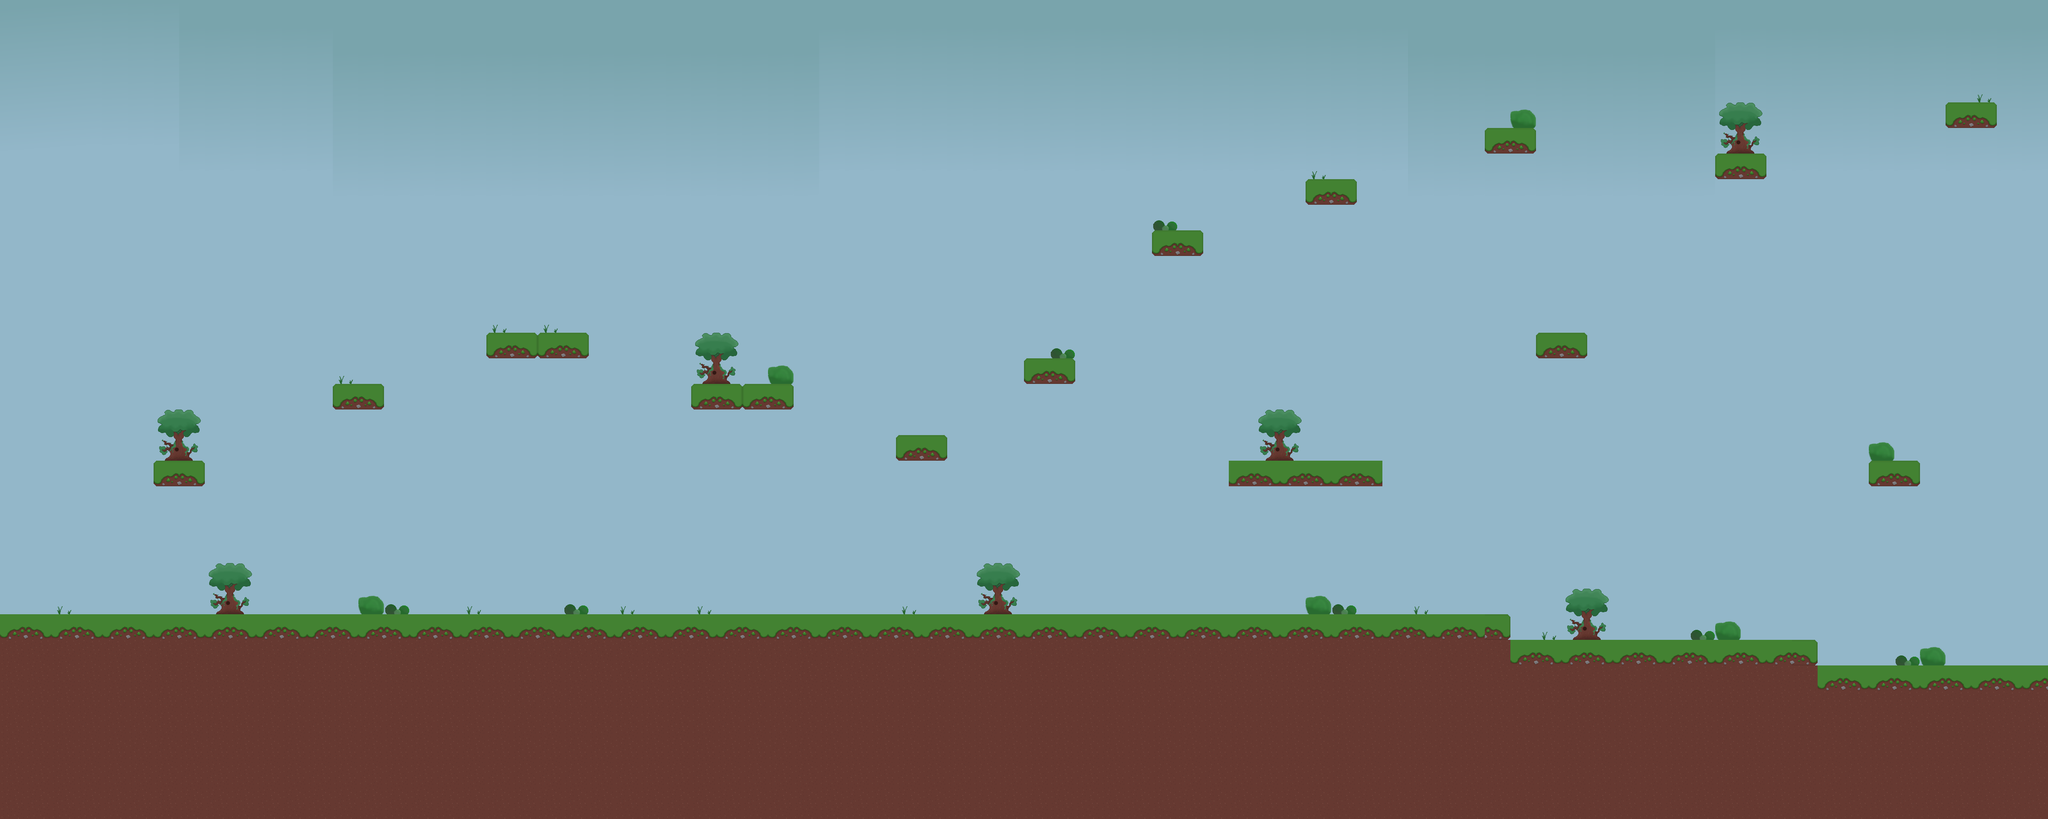

The image is a tile-based game level rendered from a .tmx file. Its description and source (layers, tilesets, objects; grid data summarised) follow:
An orthogonal 80x32 tile map with 64x64 px tiles, 3 tile layers (backgroundimg, background, collision), 3 tilesets and 35 objects (26x Spawn, 9x Enemy).

<map version="1.0" tiledversion="1.1.6" orientation="orthogonal" renderorder="right-down" width="80" height="32" tilewidth="64" tileheight="64" infinite="0" nextobjectid="37">
 <tileset firstgid="1" name="tilesheet" tilewidth="64" tileheight="64" tilecount="64" columns="8">
  <image source="tileset.png" width="512" height="512" />
  <tile id="0">
   <properties>
    <property name="collides" type="bool" value="true" />
   </properties>
  </tile>
  <tile id="1">
   <properties>
    <property name="collides" type="bool" value="true" />
   </properties>
  </tile>
  <tile id="2">
   <properties>
    <property name="collides" type="bool" value="true" />
   </properties>
  </tile>
  <tile id="3">
   <properties>
    <property name="collides" type="bool" value="true" />
   </properties>
  </tile>
  <tile id="4">
   <properties>
    <property name="collides" type="bool" value="true" />
   </properties>
  </tile>
  <tile id="5">
   <properties>
    <property name="collides" type="bool" value="true" />
   </properties>
  </tile>
  <tile id="6">
   <properties>
    <property name="collides" type="bool" value="true" />
   </properties>
  </tile>
  <tile id="7">
   <properties>
    <property name="collides" type="bool" value="true" />
   </properties>
  </tile>
  <tile id="8">
   <properties>
    <property name="collides" type="bool" value="true" />
   </properties>
  </tile>
  <tile id="9">
   <properties>
    <property name="collides" type="bool" value="true" />
   </properties>
  </tile>
  <tile id="10">
   <properties>
    <property name="collides" type="bool" value="true" />
   </properties>
  </tile>
  <tile id="11">
   <properties>
    <property name="collides" type="bool" value="true" />
   </properties>
  </tile>
  <tile id="12">
   <properties>
    <property name="collides" type="bool" value="true" />
   </properties>
  </tile>
  <tile id="13">
   <properties>
    <property name="collides" type="bool" value="true" />
   </properties>
  </tile>
  <tile id="14">
   <properties>
    <property name="collides" type="bool" value="true" />
   </properties>
  </tile>
  <tile id="15">
   <properties>
    <property name="collides" type="bool" value="true" />
   </properties>
  </tile>
 </tileset>
 <tileset firstgid="65" name="assets" tilewidth="64" tileheight="64" tilecount="25" columns="5">
  <image source="assets.png" width="320" height="320" />
 </tileset>
 <tileset firstgid="90" name="sky" tilewidth="64" tileheight="64" tilecount="600" columns="20">
  <image source="Sky.png" width="1280" height="1920" />
 </tileset>
 <layer name="backgroundimg" width="80" height="32">
  <data>[2560 cells, 2445 non-empty, 54 distinct tile ids]</data>
 </layer>
 <layer name="background" width="80" height="32">
  <data>[2560 cells, 54 non-empty, 7 distinct tile ids]</data>
 </layer>
 <layer name="collision" width="80" height="32">
  <data>[2560 cells, 646 non-empty, 5 distinct tile ids]</data>
 </layer>
 <objectgroup name="object">
  <object id="1" name="playerSpawn" type="Spawn" x="128" y="1408">
   <point />
  </object>
  <object id="2" name="LevelEnd" type="Spawn" x="4928" y="128">
   <point />
  </object>
  <object id="3" name="coin" type="Spawn" x="896" y="896">
   <point />
  </object>
  <object id="4" name="coin" type="Spawn" x="448" y="1088">
   <point />
  </object>
  <object id="5" name="coin" type="Spawn" x="1280" y="768">
   <point />
  </object>
  <object id="6" name="coin" type="Spawn" x="1408" y="768">
   <point />
  </object>
  <object id="7" name="coin" type="Spawn" x="640" y="1472">
   <point />
  </object>
  <object id="8" name="coin" type="Spawn" x="3264" y="1088">
   <point />
  </object>
  <object id="9" name="coin" type="Spawn" x="2304" y="1024">
   <point />
  </object>
  <object id="10" name="coin" type="Spawn" x="1856" y="896">
   <point />
  </object>
  <object id="11" name="coin" type="Spawn" x="1152" y="1472">
   <point />
  </object>
  <object id="12" name="coin" type="Spawn" x="1600" y="1472">
   <point />
  </object>
  <object id="13" name="coin" type="Spawn" x="2048" y="1472">
   <point />
  </object>
  <object id="14" name="coin" type="Spawn" x="2624" y="1472">
   <point />
  </object>
  <object id="15" name="coin" type="Spawn" x="3072" y="1472">
   <point />
  </object>
  <object id="16" name="coin" type="Spawn" x="3520" y="1472">
   <point />
  </object>
  <object id="17" name="coin" type="Spawn" x="2944" y="512">
   <point />
  </object>
  <object id="18" name="coin" type="Spawn" x="3328" y="384">
   <point />
  </object>
  <object id="19" name="coin" type="Spawn" x="3776" y="256">
   <point />
  </object>
  <object id="20" name="coin" type="Spawn" x="3904" y="768">
   <point />
  </object>
  <object id="21" name="coin" type="Spawn" x="4352" y="320">
   <point />
  </object>
  <object id="22" name="coin" type="Spawn" x="4096" y="1536">
   <point />
  </object>
  <object id="23" name="coin" type="Spawn" x="4480" y="1536">
   <point />
  </object>
  <object id="24" name="coin" type="Spawn" x="4672" y="1600">
   <point />
  </object>
  <object id="25" name="coin" type="Spawn" x="4992" y="1600">
   <point />
  </object>
  <object id="26" name="coin" type="Spawn" x="4736" y="1088">
   <point />
  </object>
  <object id="27" name="Squirrel" type="Enemy" x="832" y="1408">
   <point />
  </object>
  <object id="29" name="Squirrel" type="Enemy" x="1408" y="1408">
   <point />
  </object>
  <object id="30" name="Squirrel" type="Enemy" x="1856" y="1408">
   <point />
  </object>
  <object id="31" name="Squirrel" type="Enemy" x="2304" y="1408">
   <point />
  </object>
  <object id="32" name="Squirrel" type="Enemy" x="2816" y="1408">
   <point />
  </object>
  <object id="33" name="Squirrel" type="Enemy" x="4288" y="1472">
   <point />
  </object>
  <object id="34" name="Squirrel" type="Enemy" x="3904" y="1472">
   <point />
  </object>
  <object id="35" name="Squirrel" type="Enemy" x="4800" y="1536">
   <point />
  </object>
  <object id="36" name="Squirrel" type="Enemy" x="3264" y="1024">
   <point />
  </object>
 </objectgroup>
</map>
